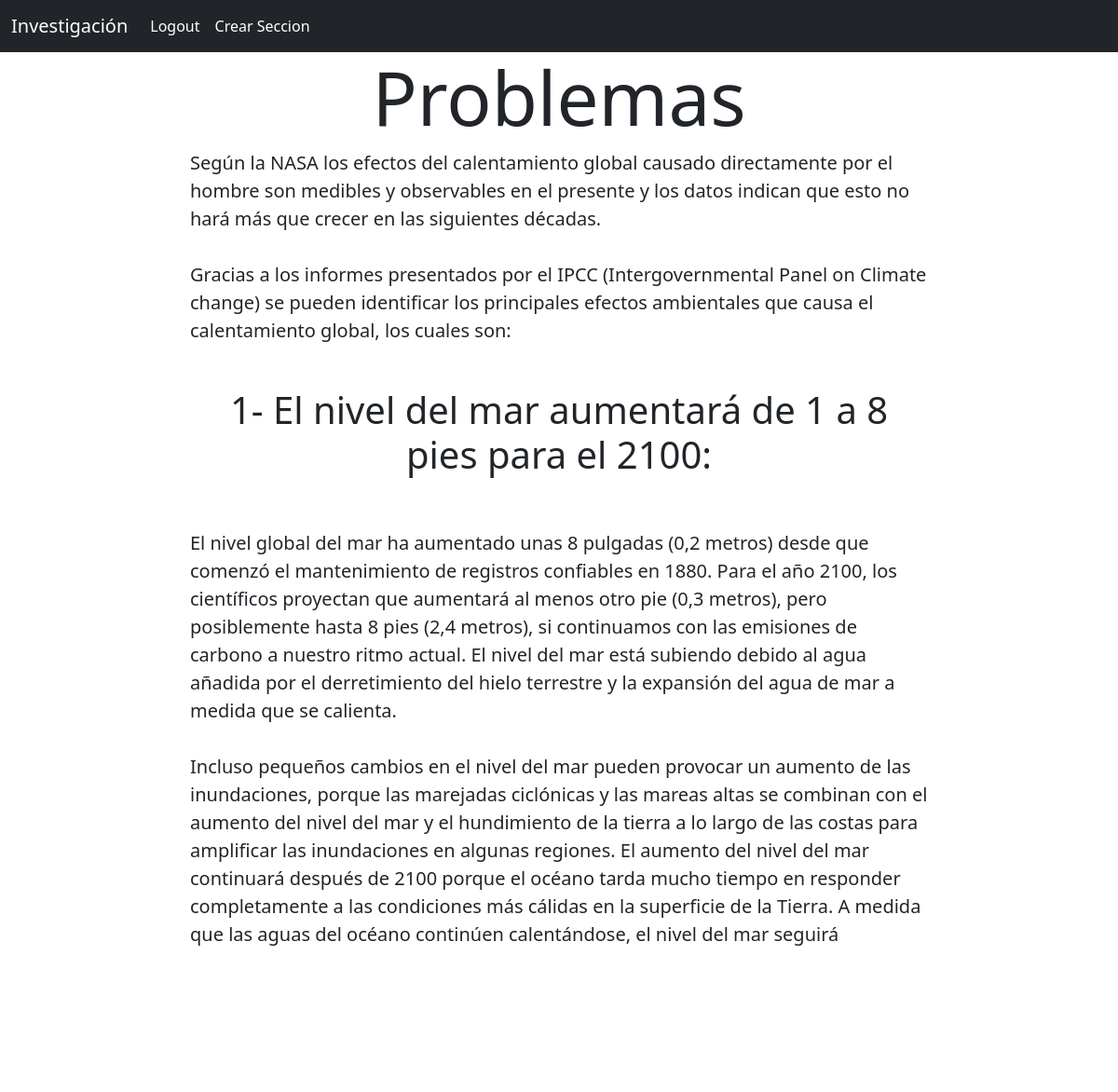
The page /ver/parrafos/ (signed in) on the database its author committed.
### blog/models.py (models this page shows, shortened)
class parrafo(models.Model):
    nombre = CharField(max_length=15, null=False, default='parrafo')
    idParrafo = AutoField(primary_key=True)
    parrafo = TextField()

### blog/views.py (the view)
# urls.py: path('ver/parrafos/',views.parrafos, name='parrafos'),
@login_required
def parrafos(request):
    par = parrafo.objects.all()
    return render(request, 'parrafo.html', {
        'parrafo': par
    })

### blog/templates/parrafo.html (shortened to what this page needs)
{% extends 'base.html' %}
{% block content %}
{% for par in parrafo %}
<div class="row">
    <h1 class="display-1 text-center">{{par.nombre}}</h1>
    <div class="mx-auto col-md-8">
        <p class="lead lh-base">{{par.parrafo|safe}}</p>
    </div>
    <div class="mx-auto text-center">
        <a href="{% url 'editar_parrafo' par.idParrafo %}" class="btn btn-primary mx-auto">Modificar</a>
        <form method="POST" action="{% url 'borrar_parrafo' par.idParrafo %}" class="d-flex mx-auto py-3">
            <button class="btn btn-danger  mx-auto"> Eliminar</button>
        </form>
      </div>
</div>
{% endfor %}
{% endblock %}

### rows shown on the page
parrafo: nombre "Problemas", parrafo "Según la NASA los efectos del calentamiento global causado directamente por el hombre son medibles y observables en el presente y los datos indican que esto no hará más que crecer en las siguientes décadas. Gracias a los informes presentados por el IPCC (Intergovernmental Panel on Climate change) se pueden identificar los principales efectos ambientales que causa el calentamiento global, los cuales son: 1- El nivel del mar aumentará de 1 a 8 pies para el 2100: El nivel global del mar ha aumentado unas 8 pulgadas (0,2 metros) desde que comenzó el mantenimiento de registros confiables en 1880. Para el año 2100, los científicos proyectan que aumentará al menos otro pie (0,3 metros), pero…"
